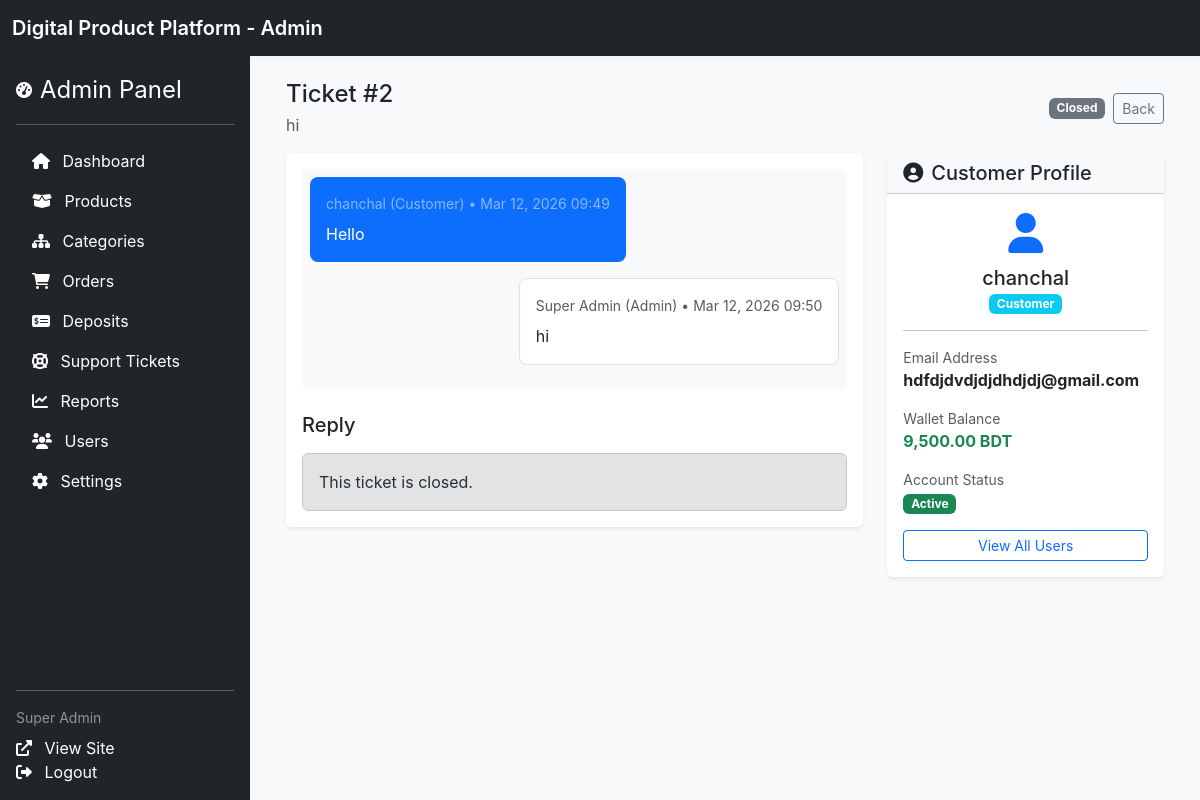
Screenshot of /admin/ticket?id=2 (signed in) with the database file from the repository.
### tables this page shows
CREATE TABLE ticket_messages (
                id INTEGER PRIMARY KEY AUTOINCREMENT,
                ticket_id INTEGER,
                user_id INTEGER,
                message TEXT NOT NULL,
                attachment TEXT,
                created_at DATETIME DEFAULT CURRENT_TIMESTAMP,
                FOREIGN KEY (ticket_id) REFERENCES tickets(id) ON DELETE CASCADE,
                FOREIGN KEY (user_id) REFERENCES users(id)
            );

CREATE TABLE users (
                id INTEGER PRIMARY KEY AUTOINCREMENT,
                name TEXT NOT NULL,
                email TEXT NOT NULL UNIQUE,
                password TEXT NOT NULL,
                role_id INTEGER,
                wallet_balance REAL DEFAULT 0,
                status TEXT DEFAULT 'active', -- active, suspended, pending
                created_at DATETIME DEFAULT CURRENT_TIMESTAMP,
                FOREIGN KEY (role_id) REFERENCES roles(id)
            );

CREATE TABLE roles (
                id INTEGER PRIMARY KEY AUTOINCREMENT,
                name TEXT NOT NULL UNIQUE,
                description TEXT
            );

### core/Database.php (called while the page is built, shortened)
<?php
class Database {
    private static $instance = null;
    private function __construct() {
        try {
            $this->pdo = new PDO("sqlite:" . DB_PATH);
        } catch (PDOException $e) {
            die("Database Connection Error: " . $e->getMessage());
        }
    }
    public static function getInstance() {
        if (self::$instance === null) {
            self::$instance = new Database();
        }
        return self::$instance->pdo;
    }
}

### core/Support.php (called while the page is built, shortened)
<?php
class Support {
    private $db;
    public function __construct() {
        $this->db = Database::getInstance();
    }
    public function getTicketDetails($ticket_id) {
        $stmt = $this->db->prepare("
            SELECT t.*, u.name as customer_name, u.email as customer_email, u.wallet_balance, u.status as customer_status, r.name as customer_role
            FROM tickets t
            JOIN users u ON t.user_id = u.id
            JOIN roles r ON u.role_id = r.id
            WHERE t.id = ?
        ");
        $stmt->execute([$ticket_id]);
        $ticket = $stmt->fetch();
        if ($ticket) {
            $stmtMsg = $this->db->prepare("
                SELECT tm.*, u.name as author_name, r.name as role_name
                FROM ticket_messages tm
                JOIN users u ON tm.user_id = u.id
                JOIN roles r ON u.role_id = r.id
                WHERE tm.ticket_id = ? ORDER BY tm.id ASC
            ");
            $stmtMsg->execute([$ticket_id]);
            $ticket['messages'] = $stmtMsg->fetchAll();
        }
        return $ticket;
    }
}

### modules/admin/ticket_view.php (the view, shortened to what this page needs)
<?php
$supportModel = new Support();
$ticket_id = isset($_GET['id']) ? (int)$_GET['id'] : 0;
$ticket = $supportModel->getTicketDetails($ticket_id);
include 'includes/admin_header.php';
include 'includes/admin_sidebar.php';
?>
<div class="admin-content flex-grow-1 p-4">
    <div class="container-fluid">
        <?php
            $status_class = 'secondary';
        ?>
        <div class="d-flex justify-content-between align-items-center mb-3">
            <div>
                <h4 class="mb-1">Ticket #<?php echo $ticket['id']; ?></h4>
                <div class="text-muted"><?php echo htmlspecialchars($ticket['subject']); ?></div>
            </div>
            <div class="d-flex align-items-center gap-2">
                <span class="badge bg-<?php echo $status_class; ?>"><?php echo ucfirst(str_replace('_', ' ', $ticket['status'])); ?></span>
                <a href="<?php echo BASE_URL; ?>/admin/tickets" class="btn btn-outline-secondary btn-sm">Back</a>
            </div>
        </div>
        <div class="row">
            <div class="col-md-8">
                <div class="card shadow-sm mb-4">
                    <div class="card-body">
                        <div class="p-2 rounded mb-4" style="max-height: 420px; overflow-y: auto; background: #f8f9fa;">
                            <?php foreach ($ticket['messages'] as $msg): ?>
                                <?php $is_me = ($msg['user_id'] == $_SESSION['user_id']); ?>
                                <div class="d-flex mb-3 <?php echo $is_me ? 'justify-content-end' : ''; ?>">
                                    <div class="p-3 rounded-3 <?php echo $is_me ? 'bg-white border' : 'bg-primary text-white'; ?>" style="max-width: 75%;">
                                        <div class="small mb-2 <?php echo $is_me ? 'text-muted' : 'text-white-50'; ?>">
                                            <?php echo htmlspecialchars($msg['author_name']); ?> (<?php echo htmlspecialchars($msg['role_name']); ?>) • <?php echo date('M d, Y H:i', strtotime($msg['created_at'])); ?>
                                        </div>
                                        <div><?php echo nl2br(htmlspecialchars($msg['message'])); ?></div>
                                    </div>
                                </div>
                            <?php endforeach; ?>
                        </div>
                        <h5 class="mb-3">Reply</h5>
                        <?php if ($ticket['status'] === 'closed'): ?>
                            <div class="alert alert-secondary mb-0">This ticket is closed.</div>
                        <?php endif; ?>
                    </div>
                </div>
            </div>
            <div class="col-md-4">
                <div class="card shadow-sm">
                    <div class="card-header bg-light">
                        <h5 class="mb-0"><i class="fas fa-user-circle me-2"></i>Customer Profile</h5>
                    </div>
                    <div class="card-body">
                        <div class="mb-3 text-center">
                            <div class="display-6 text-primary mb-2">
                                <i class="fas fa-user"></i>
                            </div>
                            <h5 class="mb-0"><?php echo htmlspecialchars($ticket['customer_name']); ?></h5>
                            <span class="badge bg-info"><?php echo htmlspecialchars($ticket['customer_role']); ?></span>
                        </div>
                        <hr>
                        <div class="mb-3">
                            <label class="small text-muted d-block">Email Address</label>
                            <strong><?php echo htmlspecialchars($ticket['customer_email']); ?></strong>
                        </div>
                        <div class="mb-3">
                            <label class="small text-muted d-block">Wallet Balance</label>
                            <strong class="text-success"><?php echo number_format($ticket['wallet_balance'], 2); ?> BDT</strong>
                        </div>
                        <div class="mb-3">
                            <label class="small text-muted d-block">Account Status</label>
                            <span class="badge bg-<?php echo $ticket['customer_status'] === 'active' ? 'success' : 'danger'; ?>">
                                <?php echo ucfirst($ticket['customer_status']); ?>
                            </span>
                        </div>
                        <div class="d-grid">
                            <a href="<?php echo BASE_URL; ?>/admin/users" class="btn btn-outline-primary btn-sm">View All Users</a>
                        </div>
                    </div>
                </div>
            </div>
        </div>
    </div>
</div>
<?php include 'includes/admin_footer.php'; ?>

### assets/css/style.css (style rules this page uses)
body { font-family: -apple-system, BlinkMacSystemFont, "Segoe UI", Roboto, "Helvetica Neue", Arial, sans-serif; background-color: #f8f9fa; color: #212529; }
.card { border: none; transition: box-shadow 0.2s; }
.admin-content { margin-left: 250px; width: calc(100% - 250px); min-height: calc(100vh - 56px); }

### rows the page displays
ticket_messages: user.name "chanchal", roles.name "Customer", created_at "Mar 12, 2026 09:49", message "Hello"
ticket_messages: user.name "Super Admin", roles.name "Admin", created_at "Mar 12, 2026 09:50", message "hi"

### other values shown
SITE_NAME "Digital Product Platform"
$_SESSION['user_name'] "Super Admin"
$ticket['id'] "2"
$ticket['subject'] "hi"
str_replace('_', ' ', $ticket['status']) "Closed"
$ticket['customer_name'] "chanchal"
$ticket['customer_role'] "Customer"
$ticket['customer_email'] "hdfdjdvdjdjdhdjdj@gmail.com"
$ticket['wallet_balance'] "9,500.00"
$ticket['customer_status'] "Active"
